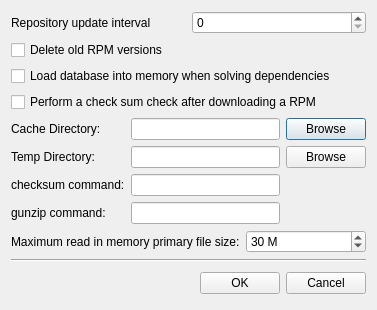
<ui version="4.0" >
 <class>RpmDownloaderSettingsDialog</class>
 <widget class="QDialog" name="RpmDownloaderSettingsDialog" >
  <property name="geometry" >
   <rect>
    <x>0</x>
    <y>0</y>
    <width>377</width>
    <height>309</height>
   </rect>
  </property>
  <property name="windowTitle" >
   <string>RPM Downloader Settings</string>
  </property>
  <layout class="QVBoxLayout" name="verticalLayout" >
   <item>
    <layout class="QHBoxLayout" >
     <item>
      <widget class="QLabel" name="repositoryUpdateIntervalLabel" >
       <property name="text" >
        <string>Repository update interval</string>
       </property>
      </widget>
     </item>
     <item>
      <widget class="QSpinBox" name="updateIntervalSpinBox" >
       <property name="whatsThis" >
        <string>Interval between updating the profiles.</string>
       </property>
       <property name="maximum" >
        <number>999</number>
       </property>
      </widget>
     </item>
    </layout>
   </item>
   <item>
    <widget class="QCheckBox" name="keepOldVersionsCheckBox" >
     <property name="whatsThis" >
      <string>Delete obsolete RPMs when a newer version is downloaded. The old RPM is only needed in some exception cases so check this if you want to safe some local disk space.</string>
     </property>
     <property name="text" >
      <string>Delete old RPM versions</string>
     </property>
    </widget>
   </item>
   <item>
    <widget class="QCheckBox" name="useMemDbCheckBox" >
     <property name="whatsThis" >
      <string>This loads the complete database from this repository into the memory which dramatically increases the speed during solving the dependencies of a RPM but uses a bit more memory.</string>
     </property>
     <property name="text" >
      <string>Load database into memory when solving dependencies</string>
     </property>
    </widget>
   </item>
   <item>
    <widget class="QCheckBox" name="doCheckSumCheck" >
     <property name="whatsThis" >
      <string>This loads the complete database from this repository into the memory which dramatically increases the speed during solving the dependencies of a RPM but uses a bit more memory.</string>
     </property>
     <property name="text" >
      <string>Perform a check sum check after downloading a RPM</string>
     </property>
    </widget>
   </item>
   <item>
    <layout class="QGridLayout" name="gridLayout" >
     <item row="0" column="0" >
      <widget class="QLabel" name="cacheDirLabel" >
       <property name="text" >
        <string>Cache Directory:</string>
       </property>
      </widget>
     </item>
     <item row="0" column="1" >
      <widget class="QLineEdit" name="cacheDirLineEdit" >
       <property name="whatsThis" >
        <string>Specify the cache base directory for the individual repository caches for each profile.</string>
       </property>
      </widget>
     </item>
     <item row="0" column="2" >
      <widget class="QPushButton" name="selectCacheDirPushButton" >
       <property name="text" >
        <string>Browse</string>
       </property>
      </widget>
     </item>
     <item row="1" column="0" >
      <widget class="QLabel" name="tempDirLabel" >
       <property name="text" >
        <string>Temp Directory:</string>
       </property>
      </widget>
     </item>
     <item row="1" column="1" >
      <widget class="QLineEdit" name="tempDirLineEdit" >
       <property name="whatsThis" >
        <string>Specify a temp directory for temporary files e.g. /tmp</string>
       </property>
      </widget>
     </item>
     <item row="1" column="2" >
      <widget class="QPushButton" name="selectTempDirPushButton" >
       <property name="text" >
        <string>Browse</string>
       </property>
      </widget>
     </item>
     <item row="2" column="0" >
      <widget class="QLabel" name="checkSumCommandLabel" >
       <property name="text" >
        <string>checksum command:</string>
       </property>
      </widget>
     </item>
     <item row="2" column="1" >
      <widget class="QLineEdit" name="checksumCommandLineEdit" >
       <property name="whatsThis" >
        <string>To verify the checksum of the repomd file you can specify the path to sha1sum on your system.</string>
       </property>
      </widget>
     </item>
     <item row="3" column="0" >
      <widget class="QLabel" name="gunzipCommandLabel" >
       <property name="text" >
        <string>gunzip command:</string>
       </property>
      </widget>
     </item>
     <item row="3" column="1" >
      <widget class="QLineEdit" name="gunzipCommandLineEdit" >
       <property name="whatsThis" >
        <string>Some repository information needs to be extracted before they can be used to build the repository cache. Specify here the path to the gunzip program.</string>
       </property>
      </widget>
     </item>
    </layout>
   </item>
   <item>
    <layout class="QHBoxLayout" name="horizontalLayout" >
     <item>
      <widget class="QLabel" name="maxReadInMemLabel" >
       <property name="text" >
        <string>Maximum read in memory primary file size:</string>
       </property>
      </widget>
     </item>
     <item>
      <widget class="QSpinBox" name="maxPrimaryMemSizeSpinBox" >
       <property name="whatsThis" >
        <string>The primary.xml file contains the remote repository details. When the file is smaller than this specifies size it is completly loaded into memory before parsing the XML date. This increases the performance but consumes more memory.</string>
       </property>
       <property name="suffix" >
        <string> M</string>
       </property>
       <property name="maximum" >
        <number>1000</number>
       </property>
       <property name="value" >
        <number>30</number>
       </property>
      </widget>
     </item>
    </layout>
   </item>
   <item>
    <widget class="Line" name="line" >
     <property name="orientation" >
      <enum>Qt::Horizontal</enum>
     </property>
    </widget>
   </item>
   <item>
    <layout class="QHBoxLayout" >
     <property name="spacing" >
      <number>6</number>
     </property>
     <property name="margin" >
      <number>0</number>
     </property>
     <item>
      <spacer>
       <property name="orientation" >
        <enum>Qt::Horizontal</enum>
       </property>
       <property name="sizeHint" stdset="0" >
        <size>
         <width>131</width>
         <height>31</height>
        </size>
       </property>
      </spacer>
     </item>
     <item>
      <widget class="QPushButton" name="okButton" >
       <property name="text" >
        <string>OK</string>
       </property>
      </widget>
     </item>
     <item>
      <widget class="QPushButton" name="cancelButton" >
       <property name="text" >
        <string>Cancel</string>
       </property>
      </widget>
     </item>
    </layout>
   </item>
  </layout>
 </widget>
 <resources/>
 <connections>
  <connection>
   <sender>okButton</sender>
   <signal>clicked()</signal>
   <receiver>RpmDownloaderSettingsDialog</receiver>
   <slot>accept()</slot>
   <hints>
    <hint type="sourcelabel" >
     <x>278</x>
     <y>253</y>
    </hint>
    <hint type="destinationlabel" >
     <x>96</x>
     <y>254</y>
    </hint>
   </hints>
  </connection>
  <connection>
   <sender>cancelButton</sender>
   <signal>clicked()</signal>
   <receiver>RpmDownloaderSettingsDialog</receiver>
   <slot>reject()</slot>
   <hints>
    <hint type="sourcelabel" >
     <x>369</x>
     <y>253</y>
    </hint>
    <hint type="destinationlabel" >
     <x>179</x>
     <y>282</y>
    </hint>
   </hints>
  </connection>
 </connections>
</ui>
